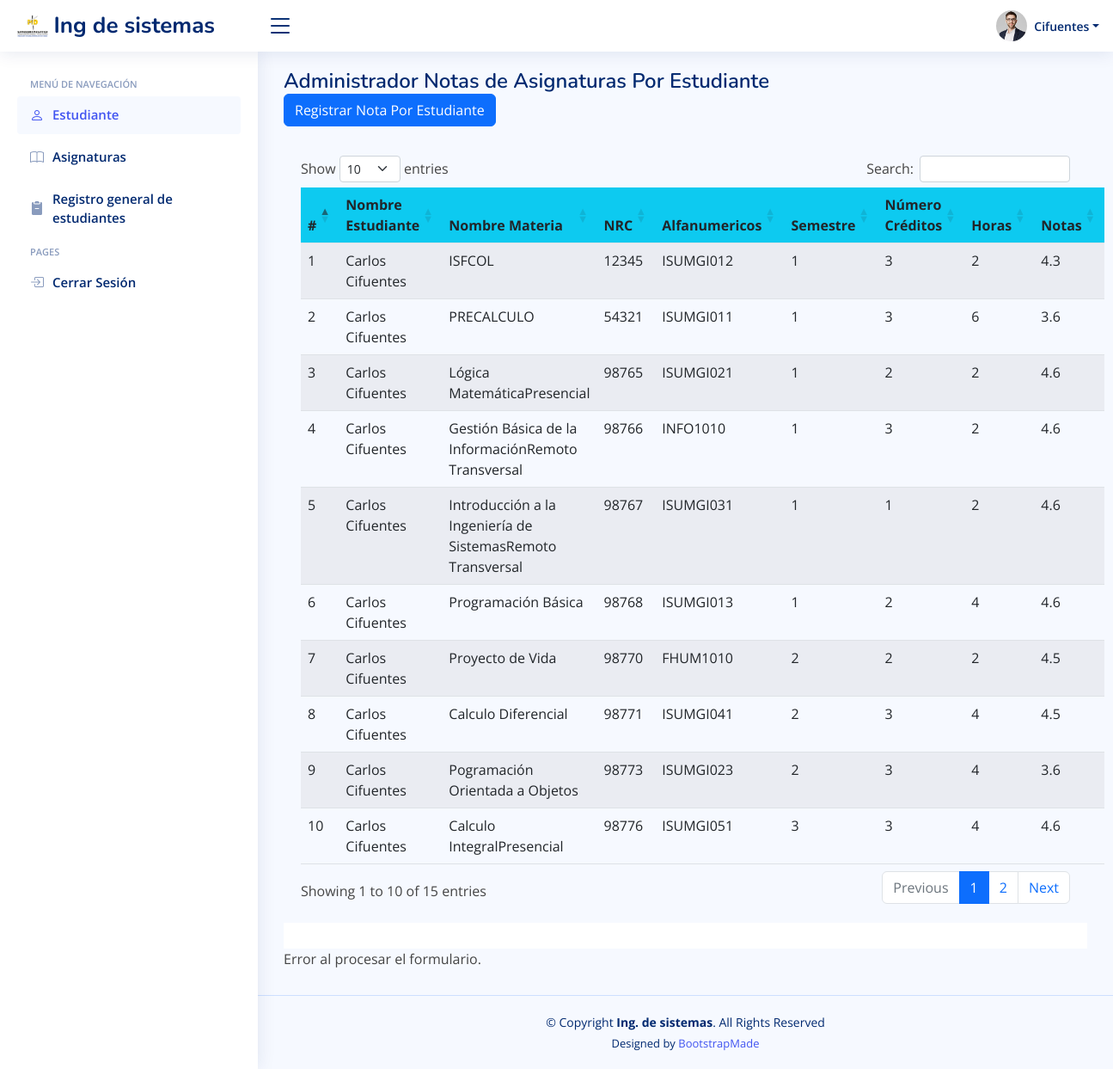
Screenshot of /entrega-final-practicaz/notas with the database file from the repository.
### tables this page shows
CREATE TABLE `materias_estudiantes` (
  `materias_id` int(11) NOT NULL,
  `estudiantes_id` int(11) NOT NULL,
  `notas` float DEFAULT NULL
);

CREATE TABLE `estudiantes` (
  `id` int(150) NOT NULL,
  `tipo_identidad` enum('TI','CC','TE','CE') NOT NULL,
  `numero_documento` int(150) NOT NULL,
  `id_estudiante` int(150) NOT NULL,
  `nombre` varchar(150) NOT NULL,
  `fecha_nacimiento` date NOT NULL,
  `email` varchar(150) NOT NULL,
  `semestres` enum('1','2','3','4','5','6','7','8','9','10') NOT NULL,
  `generos` enum('Masculino','Femenino','Otro') NOT NULL
);

CREATE TABLE `materias` (
  `id` int(11) NOT NULL,
  `nombre_materia` varchar(250) NOT NULL,
  `nrc` int(150) NOT NULL,
  `alfanumericos` varchar(250) NOT NULL,
  `semestre` int(11) NOT NULL,
  `numero_creditos` int(11) NOT NULL,
  `horas` int(11) NOT NULL
);

### entrega-final-practicaz/controllers/plantillaControlador.php (called while the page is built)
<?php
class ctrPlantilla{
    public function ctrMostrarPlantilla(){
        include "views/plantilla.php";
    }
}
?>

### entrega-final-practicaz/index.php (called while the page is built, shortened)
<?php
require_once "controllers/plantillaControlador.php";
require_once "controllers/notaControlador.php";
require_once "models/notaModel.php";
$plantilla = new ctrPlantilla();
$plantilla->ctrMostrarPlantilla();

### entrega-final-practicaz/controllers/notaControlador.php (called while the page is built)
<?php
require_once "models/conexion.php";
class ctrNotas
{
static public function ctrMostrarNotas()
{
  $tabla = "materias_estudiantes";
  $respuesta = NotasModel::mdlMostrarNotas($tabla);
  return $respuesta;
}
}
?>

### entrega-final-practicaz/models/conexion.php (called while the page is built)
<?php
class Conexion{
    public static function conectar()
    {
        $conectar = new PDO("mysql:host=localhost;dbname=practicas","root","");
        $conectar -> exec("set names utf8 ");
        return $conectar;
    }
}

### entrega-final-practicaz/models/notaModel.php (called while the page is built, shortened)
<?php
require_once 'conexion.php';
class NotasModel {
    static public function mdlMostrarNotas($tabla)
    {
        $stmt = Conexion::conectar()->prepare("SELECT estudiantes.nombre AS estudiante_nombre, materias.nombre_materia, materias.nrc, materias.alfanumericos, materias.semestre, materias.numero_creditos, materias.horas, materias_estudiantes.notas
        FROM estudiantes
        INNER JOIN materias_estudiantes ON estudiantes.id = materias_estudiantes.estudiantes_id
        INNER JOIN materias ON materias.id = materias_estudiantes.materias_id");
        $stmt->execute();
        return $stmt->fetchAll();
    }
}
?>

### entrega-final-practicaz/views/paginas/notas.php (the view, shortened to what this page needs)
<?php
require_once 'models/notaModel.php';
?>
<div class="pagetitle">
    <h1>Administrador Notas de Asignaturas Por Estudiante</h1>
    <button type="button" class="btn btn-primary" data-bs-toggle="modal" data-bs-target="#modal-crear-notas">
        Registrar Nota Por Estudiante
    </button><br><br>
</div>
    <div class="card-body">
        <table id="tablanotaporestudiante" class="table table-striped" style="width:100%">
            <thead class="bg-info">
                <tr>
                    <th style="width:10px">#</th>
                    <th>Nombre Estudiante</th>
                    <th>Nombre Materia</th>
                    <th>NRC</th>
                    <th>Alfanumericos</th>
                    <th>Semestre</th>
                    <th>Número Créditos</th>
                    <th>Horas</th>
                    <th>Notas</th>
                </tr>
            </thead>
            <tbody>
            <?php
            foreach ($notas as $key => $value) {
            ?>
                <tr>
                    <td><?php echo ($key + 1)  ?></td>
                    <td><?php echo $value["estudiante_nombre"]  ?></td>
                    <td><?php echo $value["nombre_materia"]  ?></td>
                    <td><?php echo $value["nrc"]  ?></td>
                    <td><?php echo $value["alfanumericos"]  ?></td>
                    <td><?php echo $value["semestre"]  ?></td>
                    <td><?php echo $value["numero_creditos"]  ?></td>
                    <td><?php echo $value["horas"]  ?></td>
                    <td><?php echo $value["notas"]  ?></td>
                </tr>
            <?php
            }
            ?>
            </tbody>
        </table>
    </div>
    <div class="card-footer">
    </div>
    <?php
if ($_SERVER['REQUEST_METHOD'] === 'POST') {
    $idEstudiante = $_POST['id_seleccionaestudiante'];
    $idMateria = $_POST['id_seleccionamateria'];
    $nota = $_POST['notas'];
    if (empty($idEstudiante) || empty($idMateria) || empty($nota)) {
        echo "Todos los campos son requeridos.";
    } else {
        try {
            NotasModel::guardarNota($idEstudiante, $idMateria, $nota);
            exit();
        } catch (Exception $e) {
            echo "Error al guardar el registro: " . $e->getMessage();
        }
    }
} else {
    echo "Error al procesar el formulario.";
}
?>

### entrega-final-practicaz/views/recursos/assets/css/style.css (style rules this page uses)
body { font-family: "Open Sans", sans-serif; background: #f6f9ff; color: #444444; }
h1, h2, h3, h4, h5, h6 { font-family: "Nunito", sans-serif; }
.pagetitle { margin-bottom: 10px; }
.pagetitle h1 { font-size: 24px; margin-bottom: 0; font-weight: 600; color: #012970; }
.card-header, .card-footer { border-color: #ebeef4; background-color: #fff; color: #798eb3; padding: 15px; }
.card-body { padding: 0 20px 20px 20px; }

### rows the page displays
materias_estudiantes: estudiantes.nombre "Carlos Cifuentes", materias.nombre_materia "ISFCOL", materias.nrc "12345", materias.alfanumericos "ISUMGI012", materias.semestre "1", materias.numero_creditos "3", materias.horas "2", notas "4.3"
materias_estudiantes: estudiantes.nombre "Carlos Cifuentes", materias.nombre_materia "PRECALCULO", materias.nrc "54321", materias.alfanumericos "ISUMGI011", materias.semestre "1", materias.numero_creditos "3", materias.horas "6", notas "3.6"
materias_estudiantes: estudiantes.nombre "Carlos Cifuentes", materias.nombre_materia "Lógica MatemáticaPresencial", materias.nrc "98765", materias.alfanumericos "ISUMGI021", materias.semestre "1", materias.numero_creditos "2", materias.horas "2", notas "4.6"
materias_estudiantes: estudiantes.nombre "Carlos Cifuentes", materias.nombre_materia "Gestión Básica de la InformaciónRemoto Transversal", materias.nrc "98766", materias.alfanumericos "INFO1010", materias.semestre "1", materias.numero_creditos "3", materias.horas "2", notas "4.6"
materias_estudiantes: estudiantes.nombre "Carlos Cifuentes", materias.nombre_materia "Introducción a la Ingeniería de SistemasRemoto Transversal", materias.nrc "98767", materias.alfanumericos "ISUMGI031", materias.semestre "1", materias.numero_creditos "1", materias.horas "2", notas "4.6"
materias_estudiantes: estudiantes.nombre "Carlos Cifuentes", materias.nombre_materia "Programación Básica", materias.nrc "98768", materias.alfanumericos "ISUMGI013", materias.semestre "1", materias.numero_creditos "2", materias.horas "4", notas "4.6"
materias_estudiantes: estudiantes.nombre "Carlos Cifuentes", materias.nombre_materia "Proyecto de Vida", materias.nrc "98770", materias.alfanumericos "FHUM1010", materias.semestre "2", materias.numero_creditos "2", materias.horas "2", notas "4.5"
materias_estudiantes: estudiantes.nombre "Carlos Cifuentes", materias.nombre_materia "Calculo Diferencial", materias.nrc "98771", materias.alfanumericos "ISUMGI041", materias.semestre "2", materias.numero_creditos "3", materias.horas "4", notas "4.5"
materias_estudiantes: estudiantes.nombre "Carlos Cifuentes", materias.nombre_materia "Pogramación Orientada a Objetos", materias.nrc "98773", materias.alfanumericos "ISUMGI023", materias.semestre "2", materias.numero_creditos "3", materias.horas "4", notas "3.6"
materias_estudiantes: estudiantes.nombre "Carlos Cifuentes", materias.nombre_materia "Calculo IntegralPresencial", materias.nrc "98776", materias.alfanumericos "ISUMGI051", materias.semestre "3", materias.numero_creditos "3", materias.horas "4", notas "4.6"
